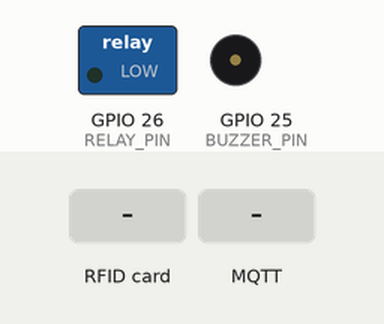
The sketch below on a simulated ESP32. On the bench: switched loads named in the sketch (green lamp = pin HIGH), buzzer (waves = sounding, pin HIGH). The test bench sets the inputs (shaded band). WiFi joins after 1.5 s; servers stay silent unless stated; no MQTT or app messages arrive unless stated; what the sketch prints to the serial monitor is not drawn.

Above: at 3.4 s.
3.5 s: RFID card 5E 7A 19 C4 held to the reader
5.1 s: MQTT message "UNLOCK" arrives on the first subscribed topic
Timing chart, 0 to 8.1 s (numbered marks = the images above; inputs shaded):
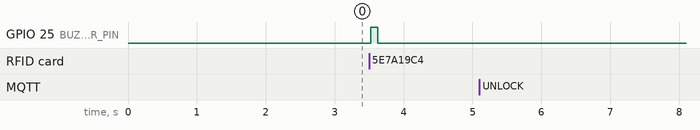

Measured:
- after the input at 3.5 s, GPIO 25 (BUZZER_PIN): LOW → HIGH at once, → LOW 0.10 s later

The sketch:

esp32_gerbang.ino
```cpp
/*
 * ================================================================
 *  SIMANDIRI - ESP32 GERBANG NODE v2.0
 * ================================================================
 *  Komponen yang dikendalikan ESP32 ini:
 *    1. RFID-RC522   → baca kartu → publish ke MQTT
 *    2. Nextion TFT  → terima perintah MQTT → ganti halaman
 *    3. Solenoid Door Lock → terima perintah MQTT → buka/kunci pintu
 *
 *  Library yang dibutuhkan (Install via Arduino Library Manager):
 *    - WiFi          (bawaan ESP32)
 *    - PubSubClient  (by Nick O'Leary)
 *    - MFRC522       (by GithubCommunity / miguelbalboa)
 *    - SoftwareSerial (jika perlu, atau gunakan Serial2 ESP32)
 *
 *  Koneksi Hardware:
 *  ┌──────────────────────────────────────────────┐
 *  │  RFID-RC522 → ESP32                          │
 *  │    SDA (SS) → GPIO 5                         │
 *  │    SCK      → GPIO 18                        │
 *  │    MOSI     → GPIO 23                        │
 *  │    MISO     → GPIO 19                        │
 *  │    RST      → GPIO 27                        │
 *  │    3.3V     → 3.3V                           │
 *  │    GND      → GND                            │
 *  ├──────────────────────────────────────────────┤
 *  │  Nextion TFT → ESP32 (Serial2)               │
 *  │    TX (Nextion) → GPIO 16 (ESP32 RX2)        │
 *  │    RX (Nextion) → GPIO 17 (ESP32 TX2)        │
 *  │    VCC          → 5V                         │
 *  │    GND          → GND                        │
 *  ├──────────────────────────────────────────────┤
 *  │  Solenoid Door Lock (via Relay Module)       │
 *  │    Relay IN → GPIO 26                        │
 *  │    Relay VCC → 5V                            │
 *  │    Relay GND → GND                           │
 *  │    Solenoid → 12V via NC/NO relay contact    │
 *  └──────────────────────────────────────────────┘
 *
 *  CATATAN RELAY:
 *    Solenoid Door Lock 12V membutuhkan daya terpisah (12V adapter).
 *    Relay digunakan sebagai saklar. Saat UNLOCK: relay ON (NC → NO).
 *    Pastikan relay yang digunakan mampu menangani arus 1A @ 12V.
 * ================================================================
 */

#include <WiFi.h>
#include <PubSubClient.h>
#include <MFRC522.h>
#include <SPI.h>

// ================================================================
//  KONFIGURASI — SESUAIKAN DENGAN JARINGAN ANDA
// ================================================================

const char* WIFI_SSID     = "iiiaaammm";      // Ganti dengan SSID Wi-Fi
const char* WIFI_PASSWORD = "anakbaikpolman";   // Ganti dengan password Wi-Fi

// EMQX Public Broker - sangat stabil dan cepat
const char* MQTT_BROKER   = "broker.emqx.io";
const int   MQTT_PORT     = 1883;
const char* MQTT_CLIENT   = "simandiri-esp32-lukit"; // Ganti 'lukit' jadi nama unik Anda

// MQTT Topics — harus sama persis dengan config.py di Python!
const char* TOPIC_RFID_TAP      = "simandiri/lukit/rfid/tap";
const char* TOPIC_GATE_LOCK     = "simandiri/lukit/gate/lock";
const char* TOPIC_NEXTION_PAGE  = "simandiri/lukit/nextion/page";
const char* TOPIC_NEXTION_NAME  = "simandiri/lukit/nextion/name";

// ================================================================
//  PIN DEFINITIONS
// ================================================================

// RFID-RC522
#define RFID_SS_PIN   5
#define RFID_RST_PIN  22

// Solenoid Door Lock (via Relay)
// LOW  = relay aktif (solenoid UNLOCK pada relay NC→NO)
// HIGH = relay tidak aktif (solenoid LOCK)
#define RELAY_PIN     26
#define DOOR_LOCKED   HIGH
#define DOOR_UNLOCKED LOW

// Nextion TFT (Serial2: RX=16, TX=17)
#define NEXTION_RX  16
#define NEXTION_TX  17
#define NEXTION_BAUD 9600

// Buzzer kecil (opsional, untuk feedback tap RFID)
#define BUZZER_PIN  25  // Set -1 jika tidak ada buzzer

// ================================================================
//  GLOBAL OBJECTS
// ================================================================

MFRC522   rfid(RFID_SS_PIN, RFID_RST_PIN);
WiFiClient    wifiClient;
PubSubClient  mqttClient(wifiClient);

String currentNextionPage = "";
bool   doorUnlockScheduled = false;
unsigned long doorUnlockTime = 0;
const unsigned long DOOR_UNLOCK_MS = 15000; // 15 detik (Fallback jika server tidak kirim perintah LOCK)

// ================================================================
//  NEXTION HELPER
// ================================================================

void nextionSend(String cmd) {
  Serial2.print(cmd);
  Serial2.write(0xFF);
  Serial2.write(0xFF);
  Serial2.write(0xFF);
}

void nextionSetPage(String pageName) {
  nextionSend("page " + pageName);
  currentNextionPage = pageName;
  Serial.println("[Nextion] Page → " + pageName);
}

void nextionSetText(String componentId, String text) {
  nextionSend(componentId + ".txt=\"" + text + "\"");
}

// ================================================================
//  DOOR LOCK HELPER
// ================================================================

void doorUnlock() {
  pinMode(RELAY_PIN, OUTPUT);
  digitalWrite(RELAY_PIN, DOOR_UNLOCKED);
  doorUnlockScheduled = true;
  doorUnlockTime = millis() + DOOR_UNLOCK_MS;
  Serial.println("[Door] UNLOCKED");
}

void doorLock() {
  // Menggunakan mode INPUT untuk memutus arus relay dengan aman pada modul tertentu
  pinMode(RELAY_PIN, INPUT);
  doorUnlockScheduled = false;
  Serial.println("[Door] LOCKED");

  // Re-inisialisasi RC522 untuk mencegah freeze akibat back-EMF dari solenoid
  delay(100);
  rfid.PCD_Init();
}

// ================================================================
//  MQTT CALLBACK
// ================================================================

void mqttCallback(char* topic, byte* payload, unsigned int length) {
  String message = "";
  for (unsigned int i = 0; i < length; i++) {
    message += (char)payload[i];
  }
  message.trim();

  String topicStr = String(topic);
  Serial.println("[MQTT] " + topicStr + " → " + message);

  // --- Perintah pintu ---
  if (topicStr == TOPIC_GATE_LOCK) {
    if (message == "UNLOCK") {
      doorUnlock();
    } else if (message == "LOCK") {
      doorLock();
    }
  }

  // --- Perintah Nextion halaman ---
  else if (topicStr == TOPIC_NEXTION_PAGE) {
    nextionSetPage(message);
  }

  // --- Nama pegawai untuk ditampilkan di Nextion ---
  else if (topicStr == TOPIC_NEXTION_NAME) {
    // Kirim nama ke komponen teks di halaman Verifikasi
    // Sesuaikan nama komponen dengan yang ada di Nextion Editor Anda
    nextionSetText("t_nama", message);
    Serial.println("[Nextion] Nama pegawai: " + message);
  }
}

// ================================================================
//  WIFI & MQTT CONNECT
// ================================================================

void connectWifi() {
  Serial.print("[WiFi] Menghubungkan ke " + String(WIFI_SSID));
  WiFi.begin(WIFI_SSID, WIFI_PASSWORD);
  while (WiFi.status() != WL_CONNECTED) {
    delay(500);
    Serial.print(".");
  }
  Serial.println("\n[WiFi] Terhubung! IP: " + WiFi.localIP().toString());
}

void connectMqtt() {
  while (!mqttClient.connected()) {
    Serial.print("[MQTT] Menghubungkan ke broker...");
    if (mqttClient.connect(MQTT_CLIENT)) {
      Serial.println(" OK!");
      mqttClient.subscribe(TOPIC_GATE_LOCK);
      mqttClient.subscribe(TOPIC_NEXTION_PAGE);
      mqttClient.subscribe(TOPIC_NEXTION_NAME);
      Serial.println("[MQTT] Subscribe ke topik gerbang.");
    } else {
      Serial.print(" Gagal (rc=");
      Serial.print(mqttClient.state());
      Serial.println("). Coba lagi 3 detik...");
      delay(3000);
    }
  }
}

// ================================================================
//  RFID HELPER
// ================================================================

String getRfidUID() {
  String uid = "";
  for (byte i = 0; i < rfid.uid.size; i++) {
    if (rfid.uid.uidByte[i] < 0x10) uid += "0";
    uid += String(rfid.uid.uidByte[i], HEX);
  }
  uid.toUpperCase();
  return uid;
}

void publishRfidTap(String uid) {
  // Format JSON: {"rfid_uid": "A1B2C3D4"}
  String payload = "{\"rfid_uid\":\"" + uid + "\"}";
  mqttClient.publish(TOPIC_RFID_TAP, payload.c_str());
  Serial.println("[RFID] Tap! UID: " + uid + " → dikirim ke server");

  // Buzzer feedback (jika terpasang)
  if (BUZZER_PIN >= 0) {
    digitalWrite(BUZZER_PIN, HIGH);
    delay(100);
    digitalWrite(BUZZER_PIN, LOW);
  }
}

// ================================================================
//  SETUP
// ================================================================

void setup() {
  Serial.begin(115200);
  Serial.println("\n=== SIMANDIRI ESP32 Gate Node v2.0 ===");

  // Inisialisasi pin
  pinMode(RELAY_PIN, OUTPUT);
  doorLock(); // Pastikan pintu terkunci saat startup

  if (BUZZER_PIN >= 0) {
    pinMode(BUZZER_PIN, OUTPUT);
    digitalWrite(BUZZER_PIN, LOW);
  }

  // Inisialisasi SPI & RFID
  SPI.begin();
  rfid.PCD_Init();
  Serial.println("[RFID] RC522 siap.");

  // Inisialisasi Nextion (Serial2)
  Serial2.begin(NEXTION_BAUD, SERIAL_8N1, NEXTION_RX, NEXTION_TX);
  delay(500);
  nextionSetPage("Standby");
  Serial.println("[Nextion] Serial2 siap.");

  // Koneksi Wi-Fi
  connectWifi();

  // Koneksi MQTT
  mqttClient.setServer(MQTT_BROKER, MQTT_PORT);
  mqttClient.setCallback(mqttCallback);
  mqttClient.setKeepAlive(60);
  connectMqtt();

  Serial.println("[SYS] Sistem siap. Menunggu tap kartu RFID...");
}

// ================================================================
//  LOOP
// ================================================================

void loop() {
  // Reconnect jika MQTT terputus
  if (!mqttClient.connected()) {
    connectMqtt();
  }
  mqttClient.loop();

  // Auto-lock pintu setelah durasi buka habis
  if (doorUnlockScheduled && millis() >= doorUnlockTime) {
    doorLock();
  }

  // Cek apakah ada kartu RFID yang ditap
  if (!rfid.PICC_IsNewCardPresent() || !rfid.PICC_ReadCardSerial()) {
    return;
  }

  String uid = getRfidUID();
  publishRfidTap(uid);

  // Hentikan komunikasi dengan kartu
  rfid.PICC_HaltA();
  rfid.PCD_StopCrypto1();

  // Debounce — tunggu sebentar sebelum baca kartu berikutnya
  delay(1500);
}
```
